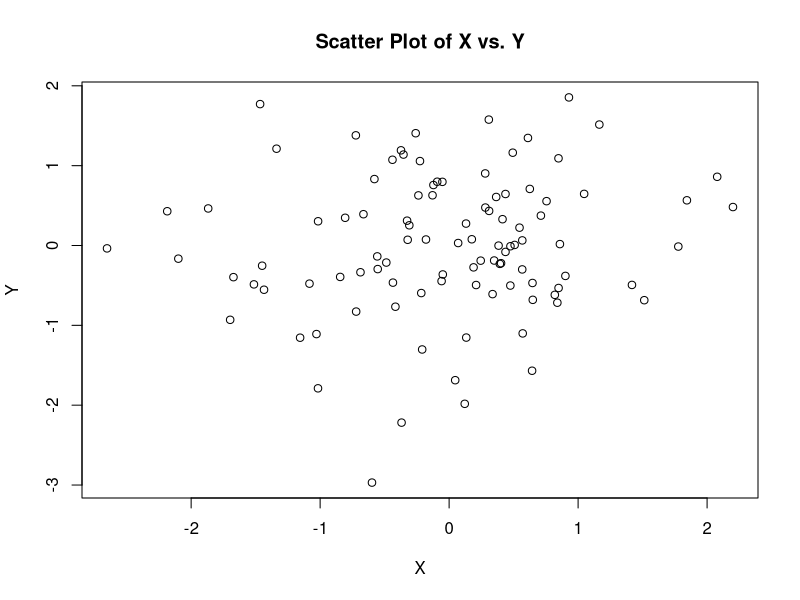

R code for this plot:
# Generate some sample data
x <- rnorm(100)
y <- rnorm(100)

# Create the scatter plot with labels and title
plot(x, y, xlab = "X", ylab = "Y", main = "Scatter Plot of X vs. Y")
print("hello, world")